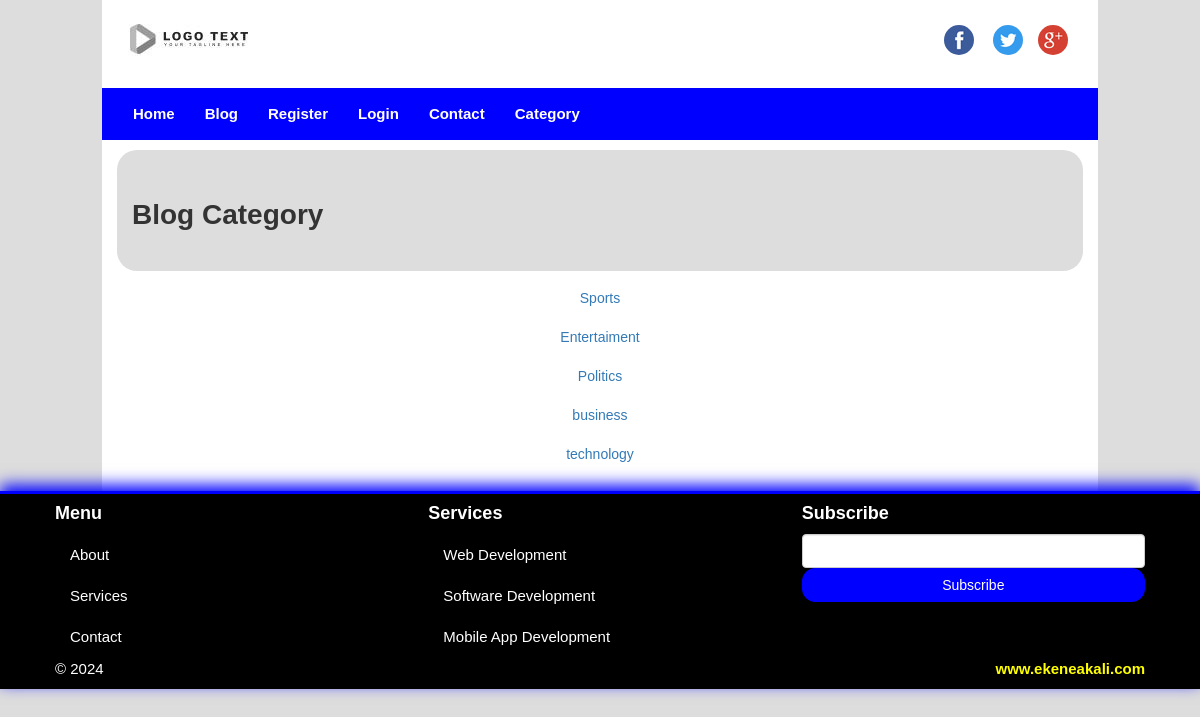
The app's page /pages/category with its own data.
### cms_app/models.py (models this page shows, shortened)
class Category(models.Model):
    cat_name = models.CharField(max_length=30, verbose_name='Category Name')
    cat_desc = models.TextField(blank=True, null=True, verbose_name='Description')
    created_at = models.DateTimeField(auto_now_add=True)
    updated_at = models.DateTimeField(auto_now=True)
    class Meta():
        verbose_name_plural = 'Category'

### cms_app/views.py (the view)
# urls.py: path('category', views.category, name='category'),
def category(request):
    category = Category.objects.all()
    return render(request, "cms_app/category.html", {"category": category}
        )

### cms_app/context_processor.py (called while the page is built)
def category_menu(request):
    return {'menu':Category.objects.all()}

### templates/cms_app/category.html (shortened to what this page needs)
{% extends 'cms_app/base.html' %}
{% load static %}
{% block content %}
<section id="sectionTitle">
  <div class="pageTitle">
    <h1>Blog Category</h1>
  </div>
  </section>
        {% if category %}
            {% for x in category %}
                <div class="btn btn-block">
                    <a href="{% url 'cms_app:category_detail' x.id %}">{{ x.cat_name }}</a>
                </div>
                {% endfor %}
        {% endif %}
{% endblock %}

### static/cms_app/css/ekene.css (style rules this page uses)
body { font-family: arial, verdana, sans-serif; font-size:15px; background-color:#ddd; }
h1, h2, h3, h4, h5, h6 { font-weight: bold; }
h1 { font-size:28px; }
#sectionTitle { background-color:#ddd; padding:30px 15px; margin: 10px 0; border-radius:20px; }

### records on screen
Category: cat_name "Sports"
Category: cat_name "Entertaiment"
Category: cat_name "Politics"
Category: cat_name "business"
Category: cat_name "technology"
